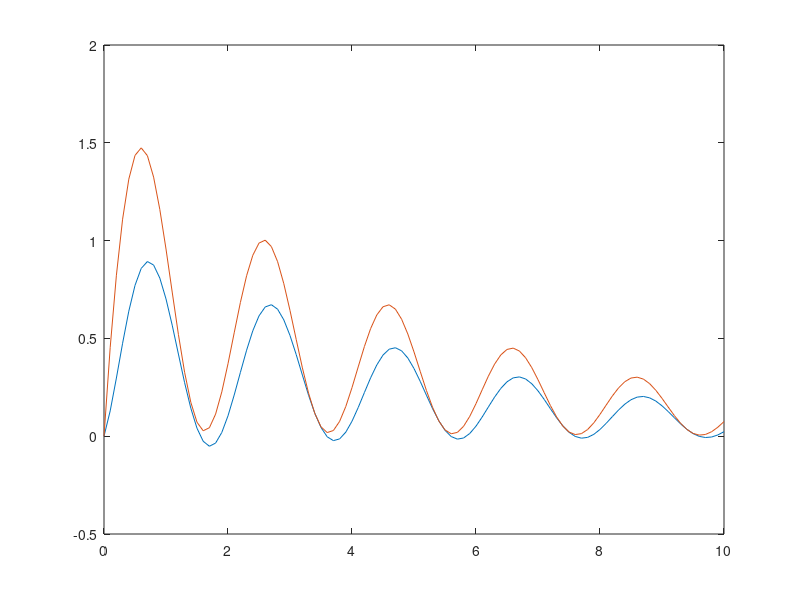

The MATLAB script that drew this image:
% Modelos y Simulación
% Tema: MIMO
% Autor: Gianfranco Salomone

clc;
clear all;


% Funciones transferencia
G1 = tf(1, [1 2]);
G2 = tf(3, [1 4]);
G3 = tf(5, [1 6]);
G4 = tf(7, [1 8]);

% Tiempo de simulación
t = 0:.1:10;
t = t';  % Transpuesto para poder utilizarlo en lsim  TODO: verify
u1 = exp(-t / 5);
u2 = sin(pi * t).*u1;  % .* se utiliza para multiplicación elemento a elemento


M = [ G1, G2 ;
      G3, G4 ];
U = [u1, u2];  % TODO: verify if should be transposed

Y = lsim(M, U, t);


figure(4)
title('Sistema MIMO');
plot(t, Y)
% TODO: verify it works
